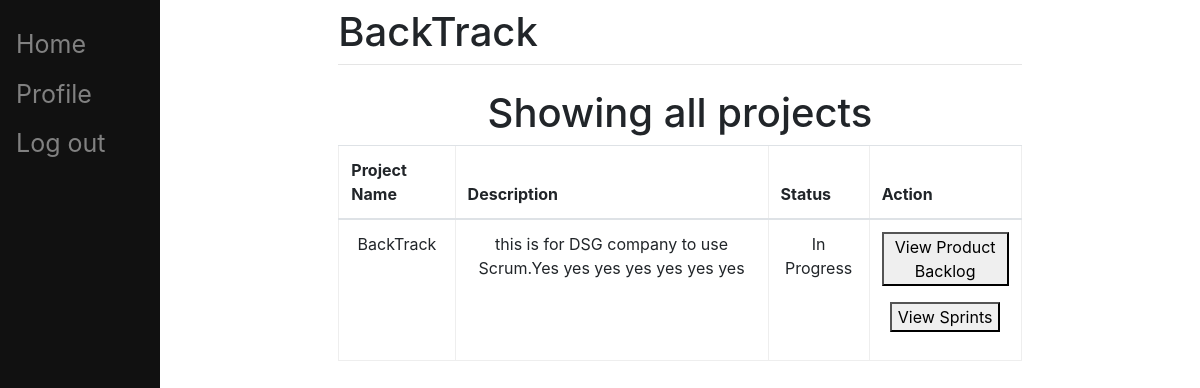
The page /pbi/ProjectList/ (signed in) on the database as committed earlier.
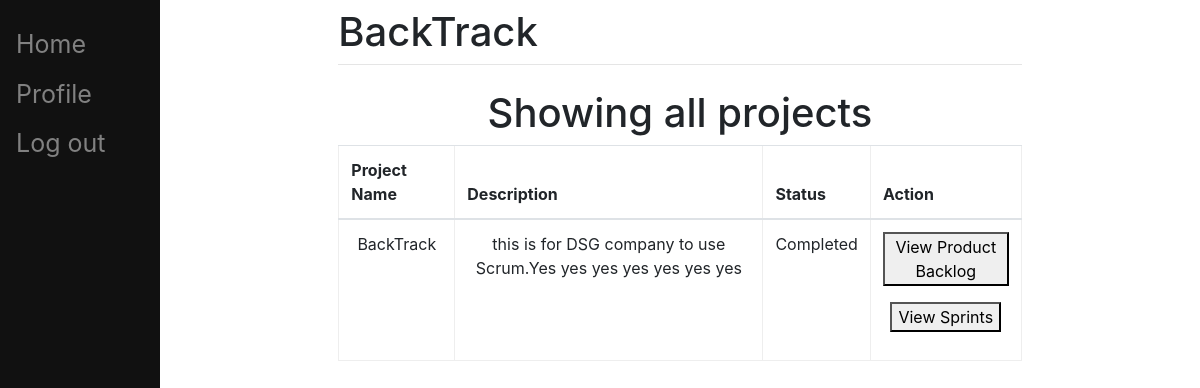
The same page on the database as committed later.
### pbi/models.py (models this page shows, shortened)
class Project(models.Model):
	STAT = (
		('Completed', 'Completed'),
		('In Progress', 'In Progress'),
		('Not yet started', 'Not yet started'),
	)
	name = models.CharField(max_length=200)
	description = models.CharField(default='emptyproject', max_length=200)
	status = models.CharField(choices=STAT, default='Not yet started', max_length=200)
	last_sprint = models.IntegerField()

### pbi/views.py (the view)
# urls.py: path('ProjectList/',
class ProjectList(LoginRequiredMixin, TemplateView):
    login_url = '/pbi/login/'
    redirect_field_name = 'redirect_to'
    template_name="ProjectList.html"
    model = Project
    def get_context_data(self, **kwargs):
        ctx = super(ProjectList, self).get_context_data(**kwargs)
        ctx['header'] = ['Project Name', 'Description', 'Status', 'Action']
        ctx['rows'] = Project.objects.all()
        return ctx

### templates/ProjectList.html (shortened to what this page needs)
{% extends "main/base.html" %}
{% block content %}
<h1 align="center">Showing all projects</h1>
<table class="table" border="2" style="border:2px;" cellpadding="10" align="center">
    <thead>
        <tr>
            {% for k in header %}
            <th>{{k}}</th>
            {% endfor %}
        </tr>
    </thead>
    <tbody>
        {% for r in rows %}
            <tr>
				<td align="center" valign="center">{{ r.name }}</td>
                <td align="center" valign="center">{{ r.description }}</td>
				<td align="center" valign="center">{{ r.status }}</td>
                <td align="center" valign="center">
					<p><button onclick="window.location.href = 'http://localhost:8000/pbi/viewProductbacklog/{{ r.pk }}';" value="GoIntoProductBacklog">View Product Backlog</button></p>
					<p><button onclick="window.location.href = 'http://localhost:8000/pbi/viewProject/{{ r.pk }}';">View Sprints</button></p>
				</td>
            </tr>
        {% endfor %}
    </tbody>
</table>
{% endblock %}

Rows that differ between the two databases and show on the page:
changed Project "BackTrack": status "In Progress" → "Completed"
